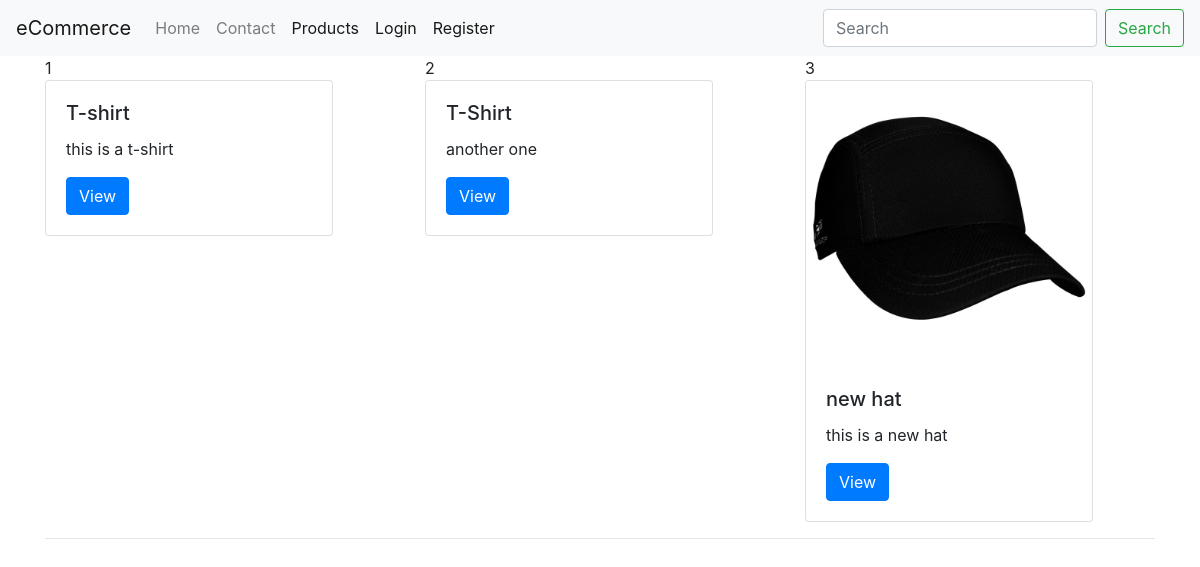
Before: /products/ with the older database file.
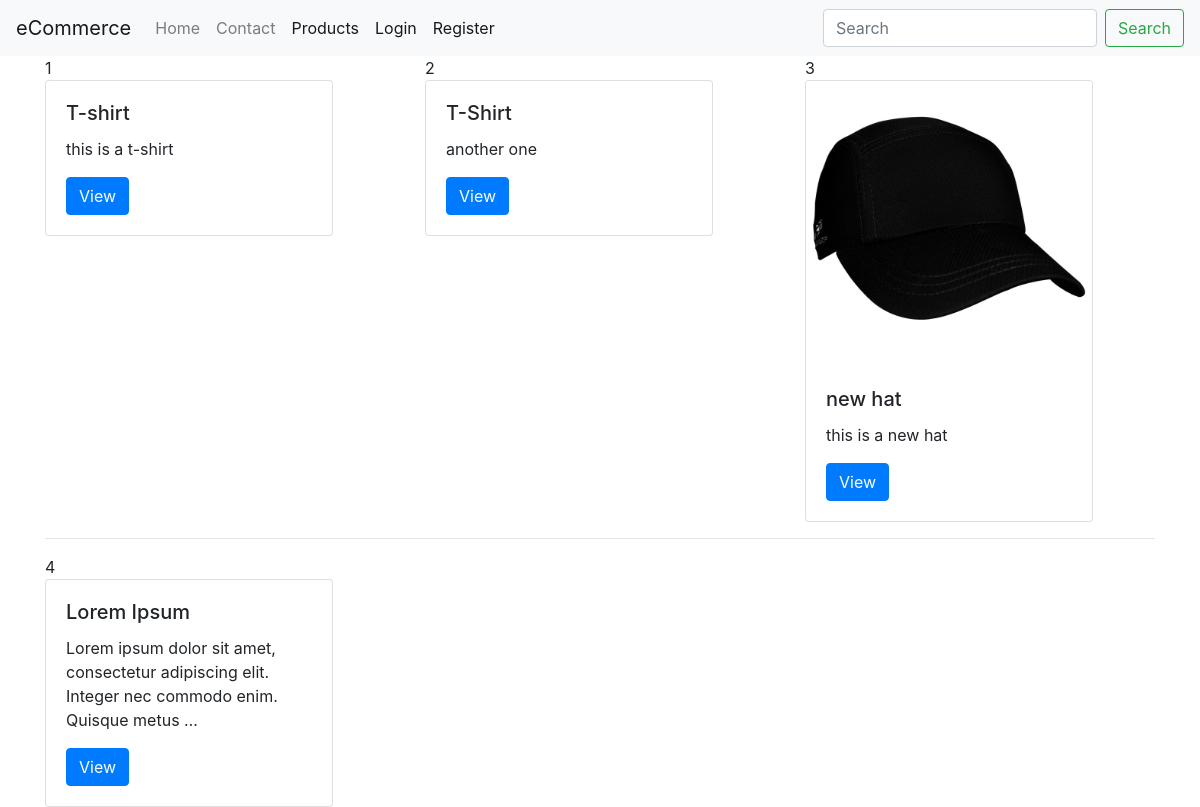
After: the same page with the newer database file.
### products/models.py (models this page shows, shortened)
class Product(models.Model):
    title = models.CharField(max_length=120)
    slug = models.SlugField(blank=True, unique=True)
    description = models.TextField()
    price = models.DecimalField(max_digits=10, decimal_places=2, default=0.00)
    image = models.ImageField(upload_to=upload_image_path, null=True, blank=True)
    featured = models.BooleanField(default=False)
    timestamp = models.DateTimeField(auto_now_add=True, blank=True, null=True)
    def get_absolute_url(self):
        return reverse("products:details", kwargs={'slug': self.slug})

### products/views.py (the view)
# urls.py: path('', ProductListView.as_view(), name='list'),
class ProductListView(ListView):
    def get_queryset(self):
        return Product.objects.all()

### products/templates/products/product_list.html
{% extends "base.html" %}
{% block content %}
    <div class="container">
        <div class="row">
            {% for foo in object_list %}
                <div class="col">
                    {{ forloop.counter }}
                    {% include "products/snippets/card.html" with instance=foo %}
                    {% if forloop.counter|divisibleby:3 %}
                        </div></div>
                        <div class="row">
                            <div class="col-12">
                                <hr>
                            </div>
                            {% else %}
                        </div>
                    {% endif %}
            {% endfor %}
    </div>
    </div>
{% endblock content %}

### products/templates/products/snippets/card.html
<div class="card" style="width: 18rem;">
    {% if instance.image %}
        <a href="{{ instance.get_absolute_url }}">
            <img class="card-img-top" src="{{ instance.image.url }}" alt="{{ instance.title }} logo">
        </a>
    {% endif %}
    <div class="card-body">
        <h5 class="card-title">{{ instance.title }}</h5>
        <p class="card-text">{{ instance.description|truncatewords:14 }}</p>
        <a href="{{ instance.get_absolute_url }}" class="btn btn-primary">View</a>
    </div>
</div>

Changed rows visible on the page:
added Product: title "Lorem Ipsum", description "Lorem ipsum dolor sit amet, consectetur adipiscing elit. Integer nec commodo enim. Quisque metus …"
